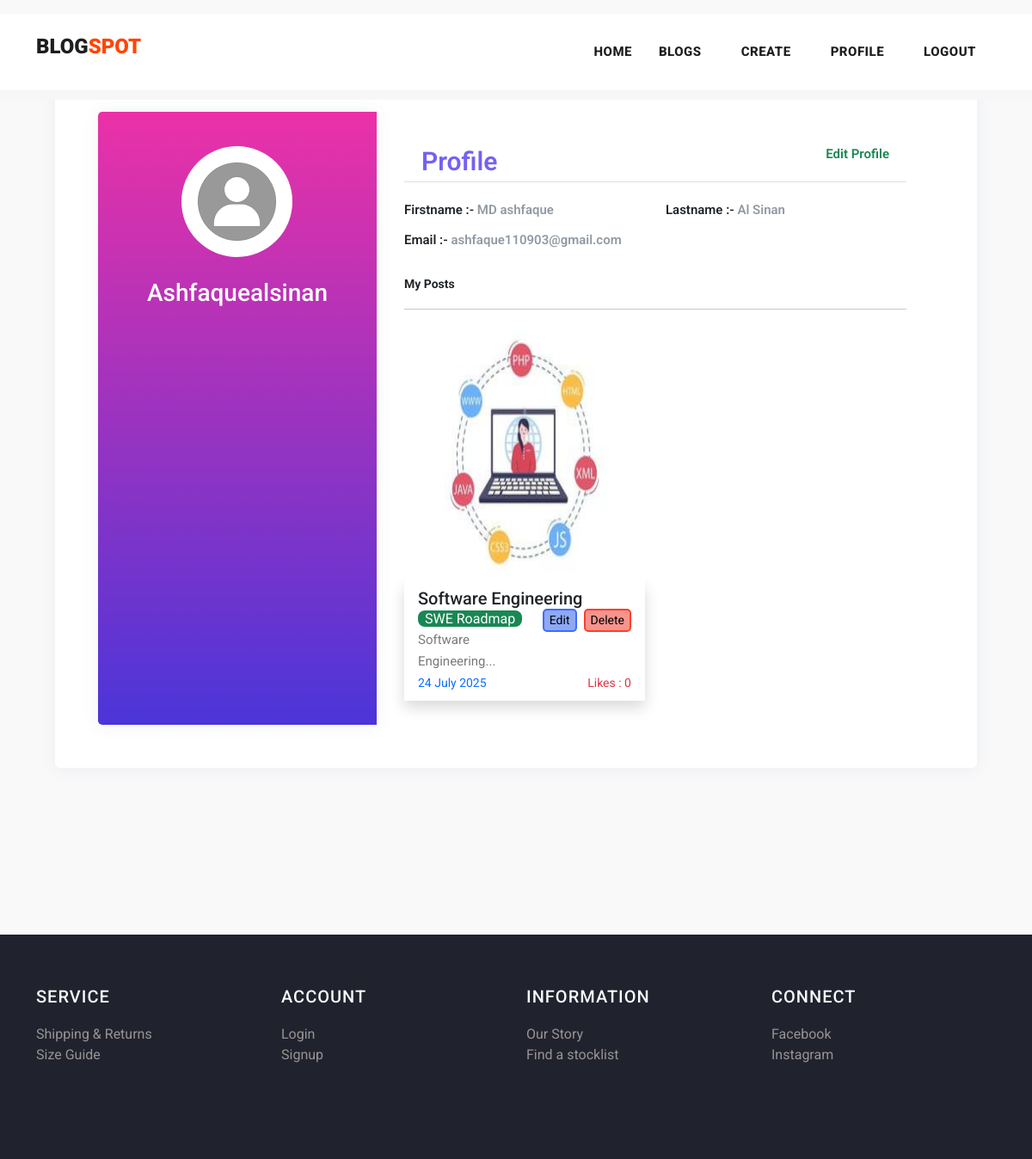
The app's page /profile/1 with its own data.
### myapp/models.py (models this page shows, shortened)
class Post(models.Model):
    postname = models.CharField(max_length=600)
    category = models.CharField(max_length=600)
    image = models.ImageField(upload_to='images/posts',blank=True,null=True)
    content = models.CharField(max_length=100000)
    time = models.CharField(default=time,max_length=100, blank=True)
    likes = models.IntegerField(null=True,blank=True,default=0)
    user = models.ForeignKey(User,on_delete=models.CASCADE)

### myapp/views.py (the view)
# urls.py: path("profile/<int:id>",views.profile,name='profile'),
def profile(request,id):
    return render(request,'profile.html',{
        'user':User.objects.get(id=id),
        'posts':Post.objects.all(),
        'media_url':settings.MEDIA_URL,
    })

### templates/profile.html (shortened to what this page needs)
{% load static %}
<!DOCTYPE html>
<html lang="en">
<head>
    <link href="https://cdn.jsdelivr.net/npm/bootstrap@5.3.0-alpha3/dist/css/bootstrap.min.css" rel="stylesheet"
>
    <link href="{% static 'vendor/bootstrap/css/bootstrap.min.css' %}" rel="stylesheet">
    <link rel="stylesheet" href="https://maxcdn.bootstrapcdn.com/bootstrap/4.0.0/css/bootstrap.min.css">
    <link href="https://cdn.jsdelivr.net/npm/bootstrap@5.3.0-alpha3/dist/css/bootstrap.min.css" rel="stylesheet"
>
    <link rel="stylesheet" href="{% static 'assets/css/fontawesome.css' %}">
    <link rel="stylesheet" href="{% static 'assets/css/templatemo-stand-blog.css' %}">
    <link rel="stylesheet" href="{% static 'assets/css/owl.css' %}">
</head>
<body>
    <header class="">
        <nav class="navbar navbar-expand-lg bg-white">
            <div class="container">
                <a class="navbar-brand" href="index.html">
                    <h2>BLOG<span style="color: orangered;">SPOT</span></h2>
                </a>
                <div class="collapse navbar-collapse" id="navbarResponsive">
                    <ul class="navbar-nav ml-auto">
                        <li>
                            <a class="nav-link" href="{% url 'index' %}">Home
                            </a>
                        </li>
                        <li class="nav-item">
                            <a class="nav-link" href="{% url 'blog' %}">Blogs</a>
                        </li>
                        {% if user.is_authenticated %}
                        <li class="nav-item">
                            <a class="nav-link" href="{% url 'create' %}">Create</a>
                        </li>
                        <li class="nav-item">
                            <a class="nav-link" href="{% url 'profile' user.id %}">Profile</a>
                        </li>
                        <li class="nav-item">
                            <a class="nav-link" href="{% url 'logout' %}">Logout</a>
                        </li>
                        {% else %}
                        <li class="nav-item">
                            <a class="nav-link" href="{% url 'signin' %}">Login</a>
                        </li>
                        {% endif %}
                    </ul>
                </div>
            </div>
        </nav>
    </header>
    <div class="mt-3">
        <div class="page-content page-container p-lg-5 p-0" id="page-content">
            <div class="padding">
                <div class="row d-flex justify-content-center">
                    <div class="col-xl-12 col-md-12" id="card">
                        <div class="card user-card-full">
                            <div class="row m-l-0 m-r-0">
                                <div class="col-sm-4 bg-c-lite-green user-profile">
                                    <div class="card-block text-center text-white">
                                        <div class="m-b-25">
                                            <img src="{% static 'assets/images/user.png' %}" class="img-radius"
                                                alt="User-Profile-Image" style="border-radius: 50%;">
                                        </div>
                                        <h6 class="f-w-800 h3" style="text-transform: capitalize;">{{user.username}}
                                        </h6>
                                    </div>
                                </div>
                                <div class="col-sm-8">
                                    <div class="card-block">
                                        <h6 class="m-b-20 p-b-5 b-b-default f-w-600"
                                            style="font-size: 30px; padding: 20px;  color: #7461f3;">Profile <a
                                                href="{% url 'profileedit' user.id %}"
                                                class="float-right text-decoration-none text-success"
                                                style="font-size: 15px;">Edit Profile</a>
                                        </h6>
                                        <div class="row">
                                            <div class="col-sm-6">
                                                <p class="m-b-10 f-w-600 text-dark">Firstname :-
                                                    <span class="text-muted f-w-400">{{user.first_name}}</span>
                                                </p>
                                            </div>
                                            <div class="col-sm-6">
                                                <p class="m-b-10 f-w-600 text-dark">Lastname :-
                                                    <span class="text-muted f-w-400">{{user.last_name}}</span>
                                                </p>
                                            </div>
                                            <div class="col-sm-6">
                                                <p class="m-b-10 f-w-600 text-dark">Email :-
                                                    <span class="text-muted f-w-400">{{user.email}}</span>
                                                </p>
                                            </div>
                                        </div>
                                        <p class="small fw-bold pt-3 text-dark">My Posts</p>
                                        <hr>
                                        <div class="row row-cols-lg-2 row-cols-1">
                                            {% for post in posts%}
                                            {% if post.user_id == user.id %}
                                            <div class="col col-lg-6 col-12 mb-2">
                                                <img src="{{media_url}}{{post.image}}" alt="" height="300px"
                                                    width="100%">
                                                <div class="px-3 py-2 shadow">
                                                    <h5>{{post.postname}}</h5>
                                                    <a href="{% url 'deletepost' post.id %}"><button
                                                            class="ms-2 float-right small" type="submit"
                                                            style="border:2px solid rgb(252, 63, 42); border-radius: 5px; background-color: rgb(246, 148, 141);">Delete</button></a>
                                                    <a href="{% url 'editpost' post.id %}"><button
                                                            class="float-right small" type="submit"
                                                            style="border:2px solid rgb(64, 108, 251); border-radius: 5px; background-color: rgb(141, 169, 246);">Edit</button></a>
                                                    <span
                                                        class="text-white bg-success rounded-3 px-2 rounded-2">{{post.category}}</span>
                                                    <p>{{post.content|slice:"0:20"}}...</p>
                                                    <p class="small text-primary">{{post.time}}<span
                                                            class="text-danger float-right">Likes :
                                                            {{post.likes}}</span></p>
                                                </div>
                                            </div>
                                            {% endif %}
                                            {% endfor %}
                                        </div>
                                    </div>
                                </div>
                            </div>
                        </div>
                    </div>
                </div>
            </div>
        </div>
    </div>
    {% include 'footer.html' %}
</body>
</html>

### static/assets/css/templatemo-stand-blog.css (style rules this page uses)
body { font-family: 'Roboto', sans-serif; overflow-x: hidden; text-rendering: optimizeLegibility; -webkit-font-smoothing: antialiased; -moz-osx-font-smoothing: grayscale; }
p { margin-bottom: 0px; font-size: 15px; font-weight: 400; color: #7a7a7a; line-height: 30px; }
a { text-decoration: none!important; }
ul { padding: 0; margin: 0; list-style: none; }
h1,h2,h3,h4,h5,h6 { margin: 0px; }
header { position: absolute; z-index: 99999; width: 100%; height: 100px; background-color: #f7f7f7; -webkit-transition: all 0.3s ease-in-out 0s; -moz-transition: all 0.3s ease-in-out 0s; -o-transition: all 0.3s ease-in-out 0s; transition: all 0.3s ease-in-out 0s; }
header .navbar { padding: 25px 0px; }
.navbar .navbar-brand { float: left; margin-top: -12px; outline: none; }
.navbar .navbar-brand h2 { color: #1e1e1e; text-transform: uppercase; font-size: 24px; font-weight: 900; -webkit-transition: all .3s ease 0s; -moz-transition: all .3s ease 0s; -o-transition: all .3s ease 0s; transition: all .3s ease 0s; }
#navbarResponsive { z-index: 999; }
.navbar-collapse { text-align: center; }
.navbar .navbar-nav .nav-item { margin: 0px 15px; }
.navbar .navbar-nav a.nav-link { text-transform: capitalize; font-size: 15px; font-weight: 800; text-transform: uppercase; letter-spacing: 0.5px; color: #1e1e1e; transition: all 0.3s; }

### templates/profile.html (style rules this page uses)
body { background-color: #f9f9fa; width: 100vw; height: 100vh; }
.padding { padding: 1rem; }
.user-card-full { overflow: hidden; }
.card { border-radius: 5px; -webkit-box-shadow: 0 1px 20px 0 rgba(69, 90, 100, 0.08); box-shadow: 0 1px 20px 0 rgba(69, 90, 100, 0.08); border: none; margin-bottom: 30px; padding: 50px; }
.m-r-0 { margin-right: 0px; }
.m-l-0 { margin-left: 0px; }
.user-card-full .user-profile { border-radius: 5px 0 0 5px; }
.bg-c-lite-green { background: linear-gradient(to top, #4b35d9, #eb31a7); box-shadow: 0 1px 20px 0 rgba(69, 90, 100, 0.08); }
.user-profile { padding: 20px 0; }
.card-block { padding: 1.25rem; }
.m-b-25 { margin-bottom: 25px; }
.img-radius { border-radius: 5px; }
h6 { font-size: 14px; }
.card .card-block p { line-height: 25px; }
.b-b-default { border-bottom: 1px solid #e0e0e0; }
.m-b-20 { margin-bottom: 20px; }
.p-b-5 { padding-bottom: 5px !important; }
.m-b-10 { margin-bottom: 10px; }
.text-muted { color: #919aa3 !important; }
.f-w-600 { font-weight: 600; }

### templates/footer.html (style rules this page uses)
li { text-decoration: none; text-align: left; }
li a { color: rgb(153, 147, 147); }

### records on screen
Post: image (picture), postname "Software Engineering", category "SWE Roadmap", content "Software Engineering", time "24 July 2025", likes "0"

### other values on screen
{{ user.username }} "Ashfaquealsinan"
{{ user.first_name }} "MD ashfaque"
{{ user.last_name }} "Al Sinan"
{{ user.email }} "ashfaque110903@gmail.com"
